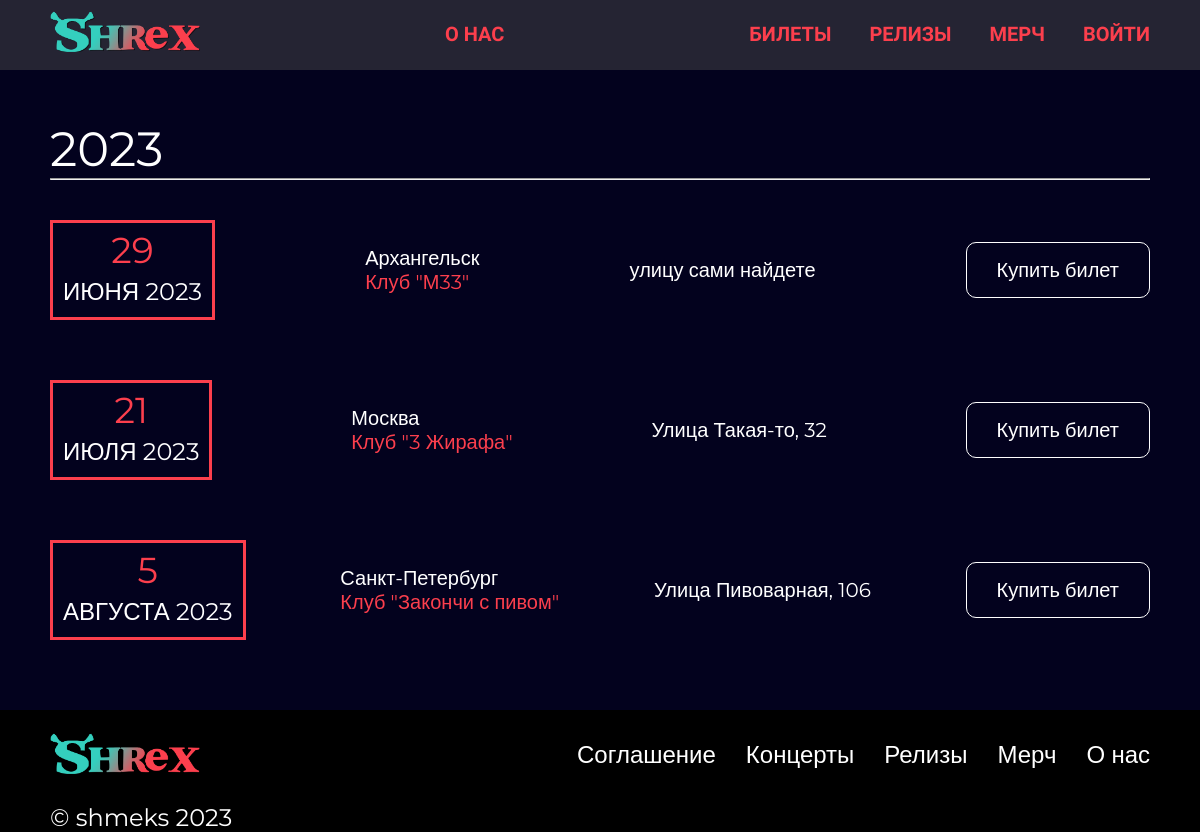
The page /tickets/ on the database its author committed.
### main/models.py (models this page shows, shortened)
class TicketsShop(models.Model):
    date = models.DateField(verbose_name='Дата концерта')
    city = models.CharField(max_length=256, verbose_name='Город')
    club = models.CharField(max_length=256, verbose_name='Название клуба')
    street = models.CharField(max_length=256, verbose_name='Улица')
    class Meta:
        verbose_name = 'Билет'
        verbose_name_plural = 'Билеты'

### main/views.py (the view)
# urls.py: path('tickets/', TicketsView.as_view(), name='tickets'),
class TicketsView(ListView):
    template_name = 'main/tickets.html'
    model = TicketsShop
    context_object_name = 'tickets'

### main/templates/main/tickets.html
{% extends 'main/base.html' %}
{% block main %}
<div class="tickets_s">
	<div class="wrapper">
		<div class="tickets__year">
			<p>2023</p>
			<hr>
		</div>
		{% for ticket in tickets %}
		<div class="tickets__blocks">
			<div class="tickets__blocks_block">
				<div class="tickets__blocks_block_date"><span>{{ ticket.date|date:"j" }}</span><p>{{ ticket.date|date:"E"}} {{ ticket.date|date:"Y"}}</p></div>
				<div class="tickets__blocks_block_city">{{ ticket.city }} <p>{{ ticket.club }}</p></div>
				<div class="tickets__blocks_block_street">{{ ticket.street }}</div>
				<div class="tickets__blocks_block_buy"><a href="https://arh.kassir.ru/bilety-na-koncert" target="_blank">Купить билет</a></div>
			</div>
		</div>
		{% endfor %}
	</div>
</div>
{% endblock %}

### main/static/main/css/style.css (style rules this page uses)
* { box-sizing: border-box; padding: 0; margin: 0; }
a { text-decoration: none; position: relative; }
.main_background { height: 100%; width: 100%; background-color: #03021E; }
.wrapper { width: 1100px; margin: auto; }
.tickets_s { margin-bottom: 50px; }
.tickets__blocks { margin-top: 40px; display: flex; flex-direction: column; }
.tickets__blocks_block { display: flex; justify-content: space-between; align-items: center; width: 100%; height: 100px; font-family: 'montserrat', sans-serif; font-size: 20px; color: white; margin-bottom: 20px; }
.tickets__blocks_block_date { height: 100%; border: 3px solid #FC3F4D; text-align: center; padding: 0px 10px; min-width: 160px; font-size: 24px; }
.tickets__blocks_block_date p, .tickets__blocks_block_date span { margin-top: 5px; }
.tickets__blocks_block_date span { display: block; font-size: 36px; color: #FC3F4D; }
.tickets__blocks_block_date p { text-transform: uppercase; }
.tickets__blocks_block_city { max-width: 300px; }
.tickets__blocks_block_city p { color: #FC3F4D; }
.tickets__blocks_block_street { max-width: 300px; }
.tickets__blocks_block_buy a { display: block; color: white; border: 1px solid white; border-radius: 10px; padding: 15px 30px; transition: 0.3s; }
.tickets__year { margin-top: 50px; font-family: 'Montserrat', sans-serif; font-size: 48px; color: white; }

### rows shown on the page
TicketsShop: date "29", date "ИЮНЯ", date "2023", city "Архангельск", club "Клуб \"М33\"", street "улицу сами найдете"
TicketsShop: date "21", date "ИЮЛЯ", date "2023", city "Москва", club "Клуб \"3 Жирафа\"", street "Улица Такая-то, 32"
TicketsShop: date "5", date "АВГУСТА", date "2023", city "Санкт-Петербург", club "Клуб \"Закончи с пивом\"", street "Улица Пивоварная, 106"
